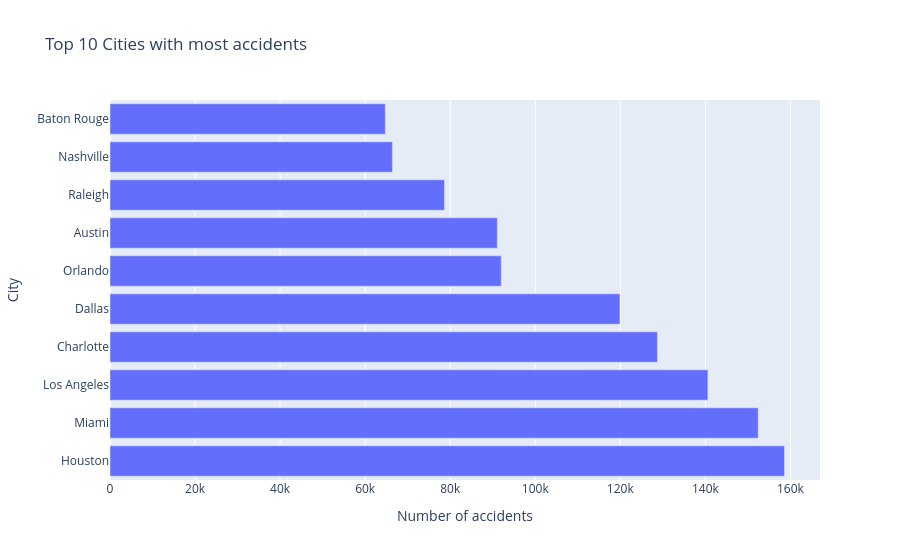

Source (notebook cell):
### Code cell
# Top Cities as per accidents chart
city_data = df_us['City'].value_counts().head(10)

fig5 = px.bar(
    x=city_data.values,
    y=city_data.index,
    title='Top 10 Cities with most accidents',
    labels={'x': 'Number of accidents', 'y': 'City'}
)

fig5.show()

### Figure 1 — Plotly figure (JSON) as saved in the notebook; plotly's stock layout.template omitted (floating-point values rounded to 4 significant figures)
{"data": [{"hovertemplate": "Number of accidents=%{x}<br>City=%{y}<extra></extra>", "legendgroup": "", "marker": {"color": "#636efa", "pattern": {"shape": ""}}, "name": "", "orientation": "h", "showlegend": false, "textposition": "auto", "type": "bar", "x": [158610, 152422, 140600, 128736, 119914, 91997, 91075, 78662, 66409, 64738], "xaxis": "x", "y": ["Houston", "Miami", "Los Angeles", "Charlotte", "Dallas", "Orlando", "Austin", "Raleigh", "Nashville", "Baton Rouge"], "yaxis": "y"}], "layout": {"barmode": "relative", "legend": {"tracegroupgap": 0}, "title": {"text": "Top 10 Cities with most accidents"}, "xaxis": {"anchor": "y", "domain": [0, 1], "title": {"text": "Number of accidents"}}, "yaxis": {"anchor": "x", "domain": [0, 1], "title": {"text": "City"}}}}
